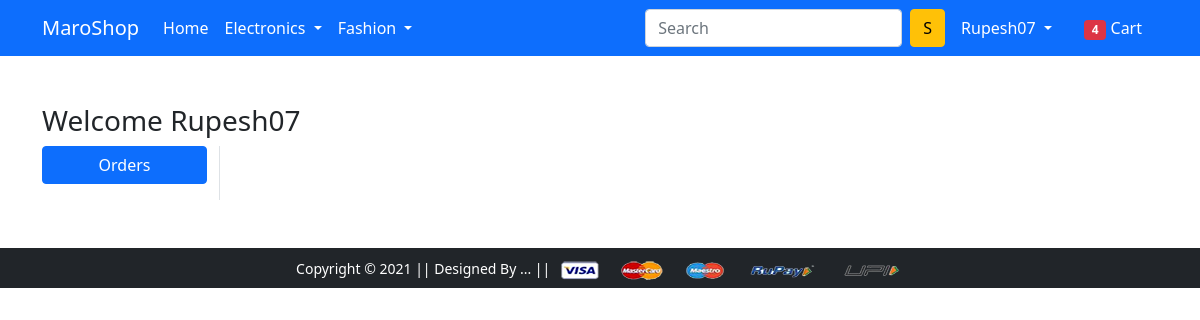
The page /orders/ (signed in) on the database as committed earlier.
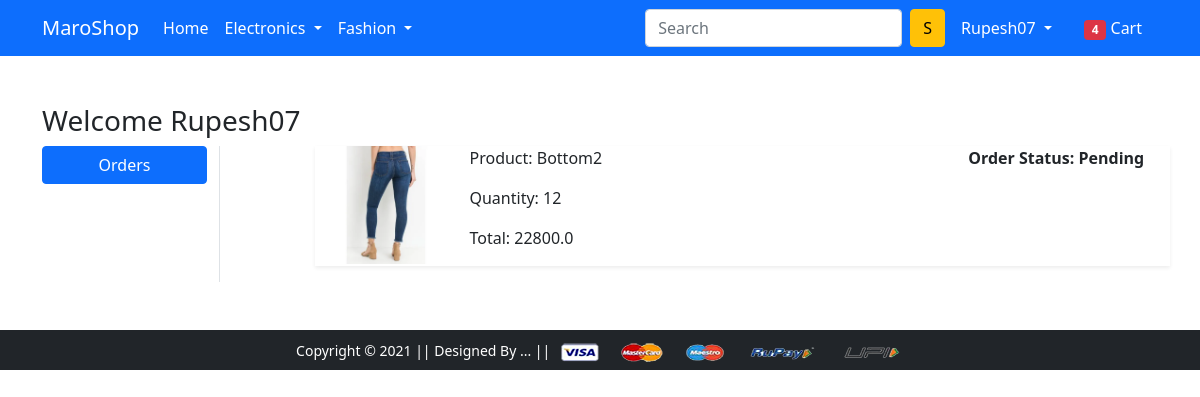
The same page on the database as committed later.
### app/models.py (models this page shows, shortened)
class OrderPlaced(models.Model):
    user = models.ForeignKey(User, on_delete=models.CASCADE)
    customer = models.ForeignKey(Customer, on_delete=models.CASCADE)
    product = models.ForeignKey(Product, on_delete=models.CASCADE)
    quantity  =models.PositiveIntegerField(default=1)
    ordered_date = models.DateTimeField(auto_now_add=True)
    status  = models.CharField(choices=STATUS_CHOICES, max_length=50, default='Pending')
    @property
    def total_cost(self):
        return self.quantity * self.product.discounted_price

class Product(models.Model):
    title               = models.CharField(max_length=100)
    selling_price        = models.FloatField()
    discounted_price    = models.FloatField()
    description         = models.TextField()
    brand               = models.CharField(max_length=100)
    category            = models.CharField(choices=CATEGORY_CHOICES, max_length=2)
    product_image       = models.ImageField(upload_to='productimg')

### app/views.py (the view)
# urls.py: path('orders/', views.orders, name='orders'),
@login_required
def orders(request):
    orders = OrderPlaced.objects.filter(user=request.user)
    return render(request, 'app/orders.html', {'orders': orders})

### app/templates/app/orders.html (shortened to what this page needs)
{% extends 'app/base.html' %}
{% load static %}
{% block main-content %}
<div class="container my-5">
 <div class="row">
 <h3>Welcome {{request.user.username|capfirst}}</h3>
  <div class="col-sm-2 border-end">
   <ul class="list-unstyled">
    <li class="d-grid"><a href="{% url 'orders' %}" class="btn btn-primary">Orders</a></li>
   </ul>
  </div>
  <div class="col-sm-9 offset-sm-1">
    {% for order in orders %}
   <div class="row shadow-sm mb-3">
    <div class="col-sm-2">
        <img src="{{order.product.product_image.url}}" alt="" class="img-fluid" height: "100px">
    </div>
    <div class="col-sm-7">
        <p>Product: {{order.product.title}}</p>
        <p>Quantity: {{order.quantity}}</p>
        <p>Total: {{order.total_cost}}</p>
    </div>
    <div class="col-sm-3 fw-bold">
        <p>Order Status: {{order.status}}</p>
    </div>
   </div>
   {% endfor %}
  </div>
 </div>
</div>
{% endblock main-content %}

Rows that differ between the two databases and show on the page:
added OrderPlaced: product.product_image (picture), product "Bottom2", quantity "12", total_cost "22800.0", status "Pending"
